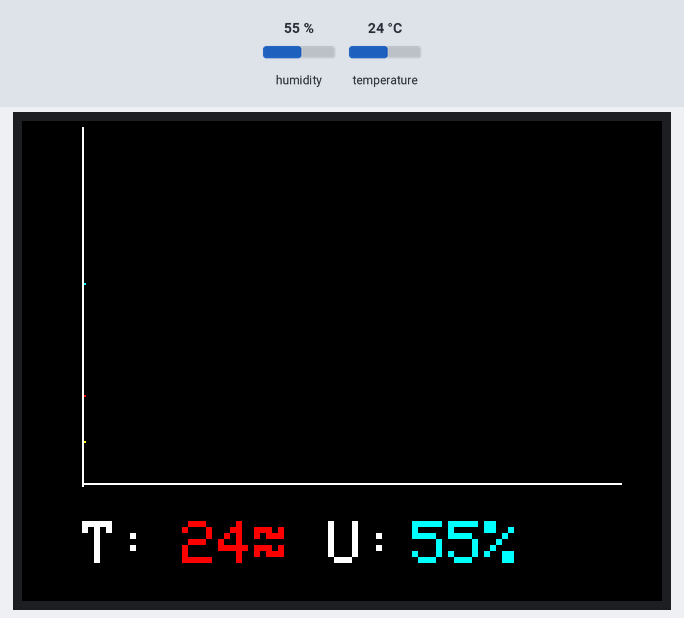
Bench run of a sketch on a simulated ESP32. On the bench: 320×240 colour display. Inputs (shaded band) come from the test bench; at power-on: humidity 55 %, temperature 24 °C. What the sketch prints to the serial monitor is not drawn.

Above: at 1.4 s.
1.5 s: humidity set to 22 %
At 3.4 s:
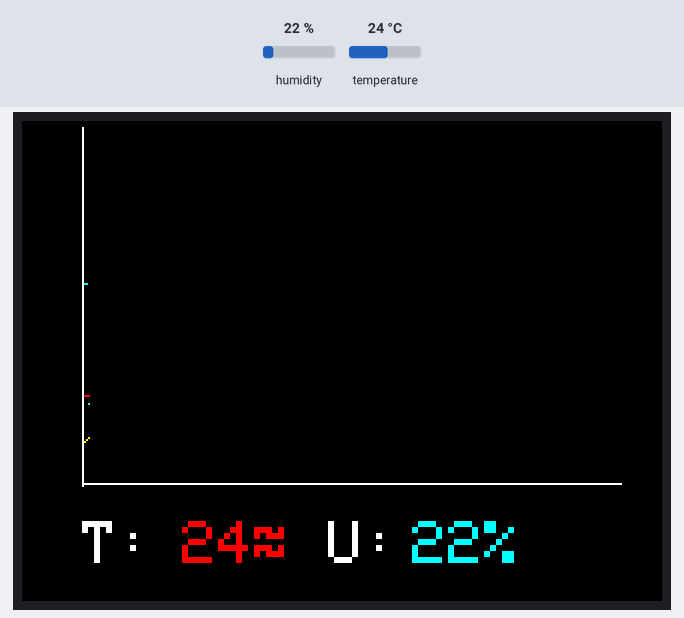
5.4 s: temperature set to 12 °C
At 7.0 s:
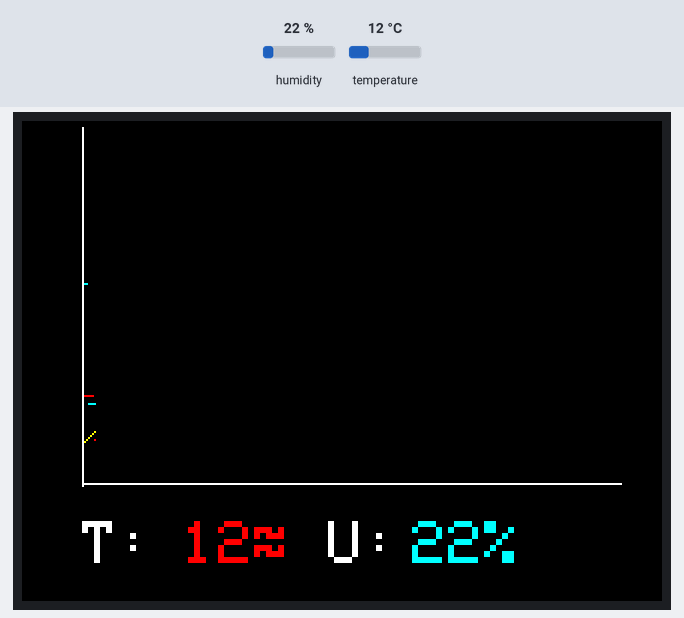
9.1 s: humidity set to 40 %
At 10.6 s:
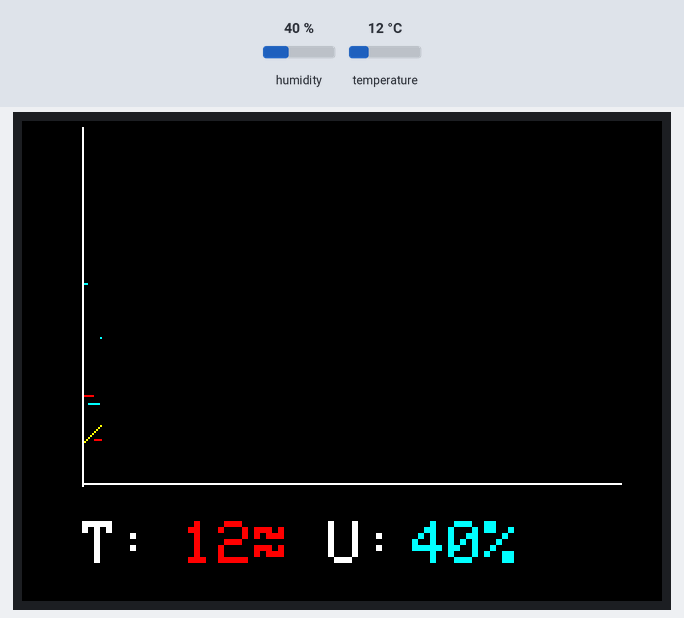
12.8 s: temperature set to 19 °C
At 14.2 s:
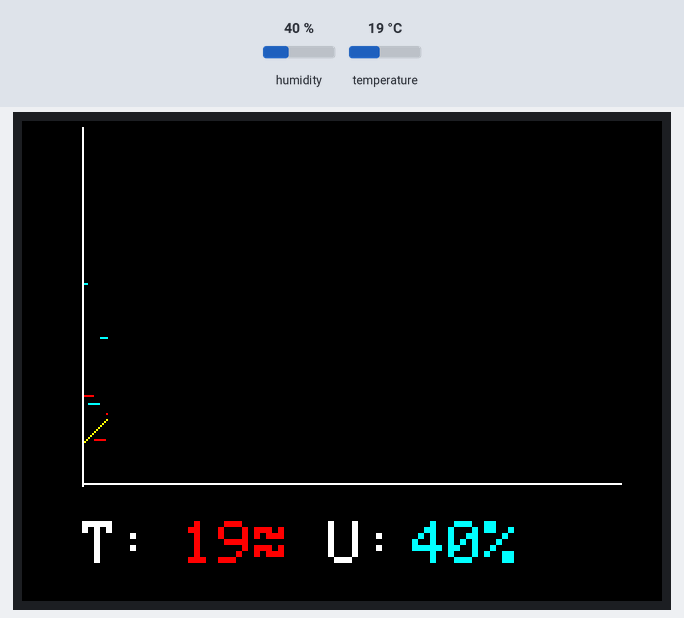
Timing chart, 0 to 15.8 s (numbered marks = the images above; inputs shaded):
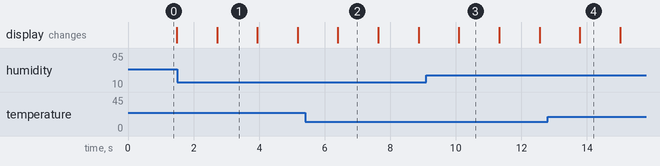

The sketch:

M5StackDHTGraph.ino
```cpp
//Libs do M5Stack e DHT
#include <M5Stack.h>
#include <SimpleDHT.h>

// definição das cores que serão utilizadas
#define BLACK           0x0000
#define RED             0xF800
#define CYAN            0x07FF
#define YELLOW          0xFFE0
#define WHITE           0xFFFF

#define DHTPIN 5 //pino de dados do DHT

//construtor do objeto para comunicar com o sensor
SimpleDHT11 dht11(DHTPIN);

//variável responsavel por contar o número de leituras realizadas e indicador do valor no eixo X
int leituraAtual = 1;

/*/////////////////// X-axis and Y-axis positioning definitions, /////////
temperature and humidity data display coordinates,
as well as the variables that will store the values read.
We still point to the variable for printing the chart on the display
 */

//definições do posicionamento dos eixos X e Y
#define POS_X_GRAFICO       30
#define POS_Y_GRAFICO       3
#define ALTURA_GRAFICO      180
#define COMPRIMENTO_GRAFICO 270

//definição da coordenada onde escreveremos os dados de temperatura e umidade
#define POS_X_DADOS 30
#define POS_Y_DADOS 200

//variáveis que armazenarão os valores lidos da umidade e temperatura
int umidade = 0;
int temperatura = 0;

//variável que armazenará o valor da coordenada Y para desenharmos uma linha de exemplo
//que varia os valores de 1 em 1
int linhaExemplo = 20;
int fator = 1; //indicará se somaremos ou subtrairemos uma unidade na variável linhaExemplo

/*/////// SETUP //////////////////////////////////////////////
In Setup, we initialize the M5Stack. We define commands for drawing the graph,
configure the font as well as text colors, and position the cursor for writing.
*/
void setup(void) {
  Serial.begin(115200);

  //Inicializa o M5Stack
  M5.begin();

  //pinta a tela toda de preto
  M5.Lcd.fillScreen(BLACK);

  //os comandos a seguir irão desenhar as linhas dos eixos cartesianos na cor branca
  //drawFastVLine(x,y,width,color) --> linha vertical
  M5.Lcd.drawFastVLine(POS_X_GRAFICO,POS_Y_GRAFICO, ALTURA_GRAFICO,WHITE); //eixo Y
  //drawFastHLine(x,y,width,color) --> linha horizontal
  M5.Lcd.drawFastHLine(POS_X_GRAFICO,ALTURA_GRAFICO+1,COMPRIMENTO_GRAFICO,WHITE); //eixo X

  //configura o tamnaho do texto que escreveremos em tela
  M5.Lcd.setTextSize(3);
  //configura a cor branca para o texto
  M5.Lcd.setTextColor(WHITE);

  //posiciona o cursor para escrita
  M5.Lcd.setCursor(POS_X_DADOS, POS_Y_DADOS);
  M5.Lcd.print("T: "); //indicando a temperatura
  M5.Lcd.setCursor(POS_X_DADOS+105, POS_Y_DADOS);
  M5.Lcd.print(" U: "); //indicando a umidade
  }

  /*///////////////////// LOOP ///////////////////////////////////////////////
  In the first part of the Loop, we read the temperature and humidity,
  map the value of the variables for placement on the graph, and
  draw the point on the screen that refers to these values read from the sensor.
  */
  void loop() {
  // start working...
  Serial.println("=================================");
  Serial.println("Sample DHT11...");

  //Fazemos a leitura da temperatura e umiade
  byte temp, umid;

  int err = SimpleDHTErrSuccess;
  if ((err = dht11.read(&temp, &umid, NULL)) != SimpleDHTErrSuccess) {
    Serial.print("Read DHT11 failed, err="); Serial.println(err);delay(1000);
    return;
  }
  temperatura = temp;
  umidade = umid;

  Serial.print("Sample OK: ");
  Serial.print((int)temperatura); Serial.print(" *C, ");
  Serial.print((int)umidade); Serial.println(" H");

  //mapeando o valor das variáveis para colocar no gráfico
  //necessário pois o display tem 240px de altura e separamos apenas 180 para o gráfico
  //umidade pode ser lida de 0-100
  int temperaturaMapeada = map(temperatura,0,100,0,ALTURA_GRAFICO);
  int umidadeMapeada = map(umidade,0,100,0,ALTURA_GRAFICO);
  //desenha na tela o ponto referente aos valores lidos do sensor
   M5.Lcd.drawPixel(POS_X_GRAFICO+leituraAtual, ALTURA_GRAFICO-temperaturaMapeada, RED);
   M5.Lcd.drawPixel(POS_X_GRAFICO+leituraAtual, ALTURA_GRAFICO-umidadeMapeada, CYAN);
  //desenha na tela o ponto referente a nossa linha de exemplo que fica variando
   M5.Lcd.drawPixel(POS_X_GRAFICO+leituraAtual, ALTURA_GRAFICO-linhaExemplo, YELLOW);

   ////////// Then, we define possibilities of printing the graphic on the display. /////////
   //aqui controlamos nossa linha de exemplo, quando chega no valor máximo decrementamos o valor
  //até um valor mínimo determinado (no nosso caso 10), e a partir daí, incrementa novamente
  if(linhaExemplo == 50) fator = -1;
  else if(linhaExemplo == 10) fator = 1;
  //soma o valor de linhaExemplo
  linhaExemplo += fator;
  //incrementa o contador de leituras realizadas
  leituraAtual++;
  //se a leitura chegar em 270 (número máximo do eixo X) então limparemos a área do gráfico para voltarmos a desenhar.
  if(leituraAtual == 270)
  {
    //limpa a área toda do gráfico
    M5.Lcd.fillRect(POS_X_GRAFICO+1, POS_Y_GRAFICO-1, COMPRIMENTO_GRAFICO, ALTURA_GRAFICO-1, BLACK);
    leituraAtual = 1; //volta o contador de leitura para 1 (nova coordenada X)
  }
  //limpa a área onde colocamos o valor da temperatura e da umidade
  M5.Lcd.fillRect(POS_X_DADOS+50, POS_Y_DADOS, 60, 30, BLACK);
  M5.Lcd.fillRect(POS_X_DADOS+165, POS_Y_DADOS, 90, 30, BLACK);

  //reposiciona o cursor para escrever a temperatura
    M5.Lcd.setCursor(POS_X_DADOS+50, POS_Y_DADOS);

    M5.Lcd.setTextColor(RED);
    M5.Lcd.print(temperatura);
    M5.Lcd.print((char)247);

    //reposiciona o cursor para escrever a umidade
    M5.Lcd.setCursor(POS_X_DADOS+165, POS_Y_DADOS);

    M5.Lcd.setTextColor(CYAN);
    M5.Lcd.print(umidade);
    M5.Lcd.print("%");

    // DHT11 sampling rate is 1HZ.
    delay(1200);  // Some miliseconds above 1000 to avoid errors
  }
```
